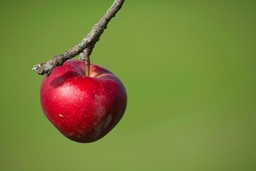
#> input picture data/mod02/apple.jpg, 256 x 171 px, shrunk from 1280 x 853 before the run
$ jupyter execute 00_HSV.ipynb   (shell and % lines are left out)
#> lines starting #> are read from the running program, lines starting #| are printed output that depends on the picture; after the words box and inside, x2 and y2 are one past the last pixel; in counts of white or black regions, pixels touching at a corner belong together
# The HSV Color Space

Welcome to Module 2 of the Computer Vision Specialization! In this first notebook, we will explore a very useful and intuitive color space: HSV (Hue, Saturation, Value).

One of the great advantages of working with the HSV color space is the ease of manipulating specific color 'channels.' This can be very helpful for various image processing tasks, such as identifying the dominant color in an image or segmenting objects by color.

Throughout this notebook, we will delve deeper into the HSV color space and experiment with several useful image processing techniques that leverage this color space.

## Understanding the HSV Color Space

When working with digital images, the color space is an essential component. In many cases, the RGB color space (Red, Green, and Blue) is the most commonly used. However, it is not very intuitive for us humans. This is where the HSV color space comes in.

The HSV color space is closer to how humans perceive color, making it an intuitive color space to work with. It is represented by a cylindrical coordinate system:

* **Hue:** This is the angle in the cylindrical coordinate system and represents the "pure" color. It ranges from 0 to 180 in software like OpenCV, but can range from 0 to 360 in other contexts.
* **Saturation:** This is the radial axis in the cylindrical coordinate system. Saturation represents the "purity" of the color, ranging from 0 (no color, shades of gray) to 255 (pure color).
* **Value:** This is the vertical axis in the cylindrical coordinate system. Value represents the brightness of the color, ranging from 0 (black) to 255 (white).

In the HSV color space, the Hue component represents the dominant wavelength of light, varying between 0 and 360 degrees. Saturation, on the other hand, represents the purity (or intensity) of a color. A higher saturation value indicates a more vivid and vibrant color, while a lower value represents a more faded or pastel-like color. Finally, the Value component represents the brightness or luminance of a color. A higher value corresponds to a brighter color, while a lower value represents a darker color.

An important note is that in OpenCV, the Hue values range from 0 to 180, while Saturation and Value are in the range of 0 to 255. This means that in OpenCV, Hue values 179, 178, 177, and so on are as close to true RED as Hue values 1, 2, 3.

Understanding these nuances of the HSV color space, especially as implemented in OpenCV, can aid in various computer vision and image processing applications. It offers a more robust way to manipulate colors and achieve desired effects compared to the traditional RGB color space.

[cell 1]
# Importing libraries
import numpy as np
import cv2
import matplotlib
from mpl_toolkits.mplot3d import Axes3D
from matplotlib import cm
from matplotlib import colors
import plotly.express as px
import matplotlib.pyplot as plt
from pathlib import Path

matplotlib.rcParams['figure.figsize'] = (10.0, 10.0)
matplotlib.rcParams['image.cmap'] = 'gray'

[cell 2]
# Apple image
apple_path = Path.cwd().parent.parent / "data" / "mod02" / "apple.jpg"
apple = cv2.imread(apple_path)
#> apple is the input picture: shape (171, 256, 3); mean B, G, R 58.5, 129.6, 120.7
apple = cv2.cvtColor(apple, cv2.COLOR_BGR2RGB)

r, g, b = cv2.split(apple)
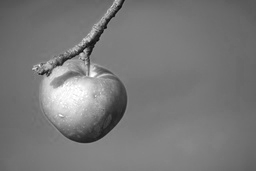
#> r: shape (171, 256); min 6, max 255, mean 120.7
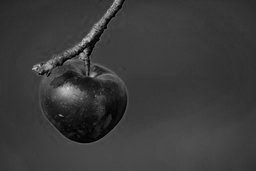
#> b: shape (171, 256); min 0, max 208, mean 58.5

fig = plt.figure(figsize=(16, 8))

# Plot RGB
axis_rgb = fig.add_subplot(1, 2, 1, projection="3d")
pixel_colors = apple.reshape((np.shape(apple)[0] * np.shape(apple)[1], 3))
norm = colors.Normalize(vmin=-1., vmax=1.)
norm.autoscale(pixel_colors)
pixel_colors = norm(pixel_colors).tolist()
#> pixel_colors = 43776 items
axis_rgb.scatter(r.flatten(), g.flatten(), b.flatten(), facecolors=pixel_colors, marker=".")
axis_rgb.set_xlabel("Red")
axis_rgb.set_ylabel("Green")
axis_rgb.set_zlabel("Blue")
axis_rgb.set_title("Espaço de Cores RGB")

# to HSV
hsv_maca = cv2.cvtColor(apple, cv2.COLOR_RGB2HSV)
#> hsv_maca: shape (171, 256, 3); mean H, S, V 50.5, 154.6, 143.9
h, s, v = cv2.split(hsv_maca)
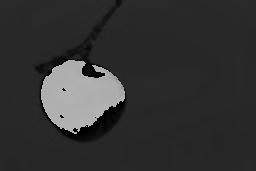
#> h: shape (171, 256); min 0, max 179, mean 50.5
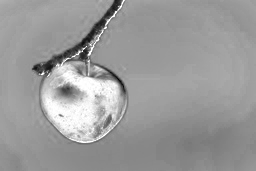
#> s: shape (171, 256); min 0, max 255, mean 154.6
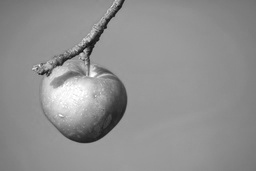
#> v: shape (171, 256); min 13, max 255, mean 143.9

axis_hsv = fig.add_subplot(1, 2, 2, projection="3d")
axis_hsv.scatter(h.flatten(), s.flatten(), v.flatten(), facecolors=pixel_colors, marker=".")
axis_hsv.set_xlabel("Hue")
axis_hsv.set_ylabel("Saturation")
axis_hsv.set_zlabel("Value")
axis_hsv.set_title("Espaço de Cores HSV")

plt.show()
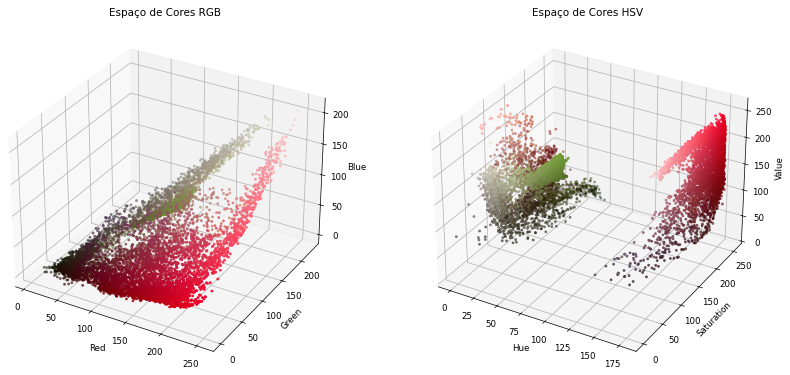
#> figure drawn by matplotlib, 2 panels

[cell 3]
plt.imshow(apple)

As we can see in the code above, this section imports the necessary libraries for our task of finding the dominant color in an image.

- We import **`numpy`** for numerical operations,
- **`cv2`** for computer vision functionalities, and
- **`matplotlib.pyplot`** to visualize images and plots.

The `%matplotlib inline` command ensures that plots are displayed directly within the Jupyter Notebook or IPython environment.

The following lines configure parameters for displaying images and plots, such as:

- **Figure size**
- **Color map**
- **Interpolation method**

These settings help us visualize images and plots in the desired format.

[cell 4]
# Create a matrix of zeros to represent the HSV color space
hsv_spectrum = np.zeros((50, 180, 3), dtype=np.uint8)

# Set maximum saturation and value for the entire spectrum
hsv_spectrum[:,:,1] = 255  # Saturation
hsv_spectrum[:,:,2] = 255  # Value

# For each column, set the Hue equal to the column index
for i in range(180):
    hsv_spectrum[:,i,0] = i

# Convert the HSV image to RGB
rgb_spectrum = cv2.cvtColor(hsv_spectrum, cv2.COLOR_HSV2RGB)

# Create the plot
plt.figure(figsize=(10,2))  # you can adjust the size as needed
plt.imshow(rgb_spectrum)
plt.yticks([])  # Remove y-axis ticks
plt.xlabel("Hue")
plt.title("HSV Spectrum (with Maximum Saturation and Value)")

# Display the plot
plt.show()

Above, you can see that the provided code demonstrates how to create a color spectrum in the HSV color space. The code begins by creating a NumPy array of zeros to represent the HSV color space. The saturation and value channels are set to their maximum values across the entire spectrum. Then, for each column, the hue channel is set to the corresponding index value. Next, the HSV image is converted to RGB using the cv2.cvtColor() function. Finally, the RGB spectrum is displayed using plt.imshow(). The resulting plot shows the color spectrum in the HSV color space with maximum saturation and value.

[cell 5]
# Lê a imagem a partir do arquivo
path_img = Path.cwd().parent.parent / "data" / "mod02" / "carmen_01.jpg"
img = cv2.imread(path_img)
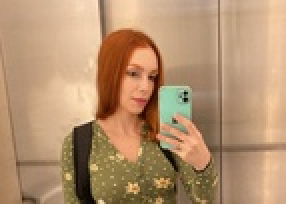
#> input picture data/mod02/carmen_01.jpg, 143 x 102 px, shrunk from 717 x 509 before the run (shown 2 times larger)
#> img is the input picture: shape (102, 143, 3); mean B, G, R 111.1, 145.1, 180.4
# Exibe a imagem original
plt.figure(figsize=(15, 5))
plt.subplot(1, 4, 1)
plt.imshow(img[...,::-1])
plt.title("Original")
plt.axis('off')

# Converte a imagem de BGR para HSV
hsv_img = cv2.cvtColor(img, cv2.COLOR_BGR2HSV)
#> hsv_img: shape (102, 143, 3); mean H, S, V 15.6, 104.8, 181

# Para cada canal HSV, exibe sua respectiva imagem em escala de cinza
components = ['Hue', 'Saturation', 'Value']
for i in range(3):
    plt.subplot(1, 4, i+2)
    plt.imshow(hsv_img[:,:,i], cmap='gray')
    plt.title(f"{components[i]}")
    plt.axis('off')
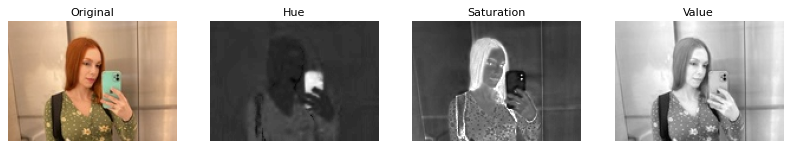
#> figure drawn by matplotlib, 4 panels

### Visualizing HSV Channels from an Image

Let's take a closer look at what’s happening here. The code begins by reading an image from a file using the `cv2.imread()` function and storing it in the variable `img`.

Next, the original image is displayed using `plt.imshow()` with an appropriate title. The function `plt.subplot()` is used to create a grid of subplots.

For each channel of the HSV image (**Hue**, **Saturation**, and **Value**), a subplot is created to display the respective grayscale image using `plt.imshow()`. The argument `cmap='gray'` ensures that the channels are displayed in grayscale.

The titles of the subplots are set to the names of the HSV components. This snippet of code allows us to visualize the original image and its separated HSV components side by side.

[cell 6]
apple_hsv = cv2.cvtColor(apple, cv2.COLOR_BGR2HSV)
#> apple_hsv: shape (171, 256, 3); mean H, S, V 86, 154.6, 143.9

lower = np.array([30, 0, 0])
upper = np.array([90, 255, 255])

mask = cv2.inRange(apple_hsv, lower, upper)
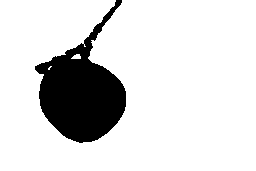
#> mask: shape (171, 256); 85.4% white; 1 black region, box (x1, y1, x2, y2) and area: (35, 0, 126, 143) 6374

res = cv2.bitwise_and(apple_hsv, apple_hsv, mask=mask)
#> res: shape (171, 256, 3); mean H, S, V 68.8, 128.3, 123
res = cv2.cvtColor(res, cv2.COLOR_HSV2RGB)
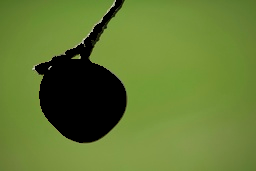
#> res: shape (171, 256, 3); mean B, G, R 50.4, 123, 99.5
plt.imshow(res);
